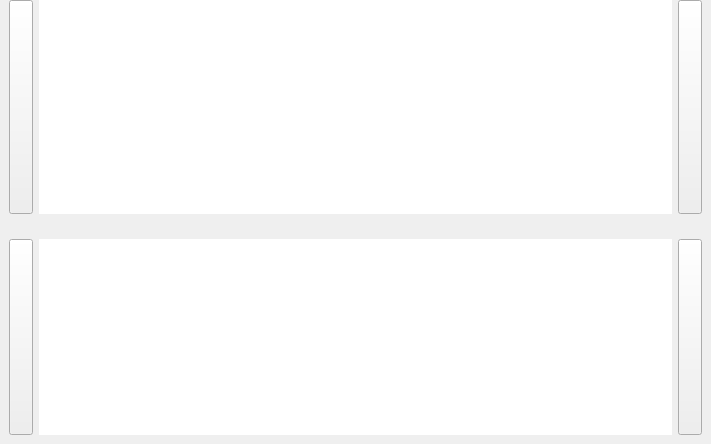
<?xml version="1.0" encoding="UTF-8"?>
<ui version="4.0">
 <class>m_OsdExtFilter</class>
 <widget class="QWidget" name="m_OsdExtFilter">
  <property name="geometry">
   <rect>
    <x>0</x>
    <y>0</y>
    <width>711</width>
    <height>444</height>
   </rect>
  </property>
  <layout class="QVBoxLayout" name="verticalLayout">
   <property name="spacing">
    <number>16</number>
   </property>
   <property name="leftMargin">
    <number>0</number>
   </property>
   <property name="topMargin">
    <number>0</number>
   </property>
   <property name="rightMargin">
    <number>0</number>
   </property>
   <property name="bottomMargin">
    <number>0</number>
   </property>
   <item>
    <widget class="COsdMediaModeContext" name="m_MediaMode" native="true">
     <property name="sizePolicy">
      <sizepolicy hsizetype="Expanding" vsizetype="Preferred">
       <horstretch>0</horstretch>
       <verstretch>0</verstretch>
      </sizepolicy>
     </property>
     <property name="palette">
      <palette>
       <active>
        <colorrole role="WindowText">
         <brush brushstyle="SolidPattern">
          <color alpha="255">
           <red>255</red>
           <green>153</green>
           <blue>51</blue>
          </color>
         </brush>
        </colorrole>
        <colorrole role="Text">
         <brush brushstyle="SolidPattern">
          <color alpha="255">
           <red>255</red>
           <green>153</green>
           <blue>51</blue>
          </color>
         </brush>
        </colorrole>
       </active>
       <inactive>
        <colorrole role="WindowText">
         <brush brushstyle="SolidPattern">
          <color alpha="255">
           <red>255</red>
           <green>153</green>
           <blue>51</blue>
          </color>
         </brush>
        </colorrole>
        <colorrole role="Text">
         <brush brushstyle="SolidPattern">
          <color alpha="255">
           <red>255</red>
           <green>153</green>
           <blue>51</blue>
          </color>
         </brush>
        </colorrole>
       </inactive>
       <disabled>
        <colorrole role="WindowText">
         <brush brushstyle="SolidPattern">
          <color alpha="255">
           <red>120</red>
           <green>120</green>
           <blue>120</blue>
          </color>
         </brush>
        </colorrole>
        <colorrole role="Text">
         <brush brushstyle="SolidPattern">
          <color alpha="255">
           <red>120</red>
           <green>120</green>
           <blue>120</blue>
          </color>
         </brush>
        </colorrole>
       </disabled>
      </palette>
     </property>
     <property name="skinBackground" stdset="0">
      <string notr="true">can_glass=&quot;0&quot; color1=&quot;0x50000000&quot; type=&quot;0&quot;</string>
     </property>
     <property name="buttonsImage" stdset="0">
      <stringlist notr="true">
       <string>img\tree\network-icon.png</string>
       <string>img\tree\network-local-icon.png</string>
       <string>img\tree\records-icon.png</string>
       <string>img\tree\network-icon.png</string>
      </stringlist>
     </property>
     <layout class="QHBoxLayout" name="horizontalLayout_2">
      <property name="topMargin">
       <number>0</number>
      </property>
      <property name="bottomMargin">
       <number>0</number>
      </property>
      <item>
       <widget class="CSkinButton" name="PANEL_UP_BUTTON_ID">
        <property name="sizePolicy">
         <sizepolicy hsizetype="Minimum" vsizetype="Minimum">
          <horstretch>0</horstretch>
          <verstretch>0</verstretch>
         </sizepolicy>
        </property>
        <property name="focusPolicy">
         <enum>Qt::NoFocus</enum>
        </property>
        <property name="text">
         <string notr="true"/>
        </property>
        <property name="autoRepeat">
         <bool>true</bool>
        </property>
        <property name="skinImage" stdset="0">
         <stringlist notr="true">
          <string>src=&quot;img\tree\panelleft.png&quot;</string>
         </stringlist>
        </property>
       </widget>
      </item>
      <item>
       <widget class="CSkinPanel" name="SkinPanel">
        <property name="sizePolicy">
         <sizepolicy hsizetype="Expanding" vsizetype="Expanding">
          <horstretch>0</horstretch>
          <verstretch>0</verstretch>
         </sizepolicy>
        </property>
        <property name="minimumSize">
         <size>
          <width>0</width>
          <height>0</height>
         </size>
        </property>
        <property name="maximumSize">
         <size>
          <width>16777215</width>
          <height>16777215</height>
         </size>
        </property>
        <property name="palette">
         <palette>
          <active>
           <colorrole role="WindowText">
            <brush brushstyle="SolidPattern">
             <color alpha="255">
              <red>255</red>
              <green>153</green>
              <blue>51</blue>
             </color>
            </brush>
           </colorrole>
          </active>
          <inactive>
           <colorrole role="WindowText">
            <brush brushstyle="SolidPattern">
             <color alpha="255">
              <red>255</red>
              <green>153</green>
              <blue>51</blue>
             </color>
            </brush>
           </colorrole>
          </inactive>
          <disabled>
           <colorrole role="WindowText">
            <brush brushstyle="SolidPattern">
             <color alpha="255">
              <red>120</red>
              <green>120</green>
              <blue>120</blue>
             </color>
            </brush>
           </colorrole>
          </disabled>
         </palette>
        </property>
        <property name="font">
         <font>
          <family>Tahoma</family>
          <pointsize>12</pointsize>
          <weight>75</weight>
          <bold>true</bold>
         </font>
        </property>
        <property name="cursor" stdset="0">
         <cursorShape>PointingHandCursor</cursorShape>
        </property>
        <property name="focusPolicy">
         <enum>Qt::NoFocus</enum>
        </property>
        <property name="frameShape">
         <enum>QFrame::NoFrame</enum>
        </property>
        <property name="frameShadow">
         <enum>QFrame::Plain</enum>
        </property>
        <property name="lineWidth">
         <number>0</number>
        </property>
        <property name="verticalScrollBarPolicy">
         <enum>Qt::ScrollBarAlwaysOff</enum>
        </property>
        <property name="horizontalScrollBarPolicy">
         <enum>Qt::ScrollBarAlwaysOff</enum>
        </property>
        <property name="editTriggers">
         <set>QAbstractItemView::NoEditTriggers</set>
        </property>
        <property name="showDropIndicator" stdset="0">
         <bool>false</bool>
        </property>
        <property name="dragEnabled">
         <bool>false</bool>
        </property>
        <property name="dragDropMode">
         <enum>QAbstractItemView::DropOnly</enum>
        </property>
        <property name="defaultDropAction">
         <enum>Qt::IgnoreAction</enum>
        </property>
        <property name="selectionMode">
         <enum>QAbstractItemView::NoSelection</enum>
        </property>
        <property name="verticalScrollMode">
         <enum>QAbstractItemView::ScrollPerPixel</enum>
        </property>
        <property name="horizontalScrollMode">
         <enum>QAbstractItemView::ScrollPerPixel</enum>
        </property>
        <property name="flow">
         <enum>QListView::LeftToRight</enum>
        </property>
        <property name="spacing">
         <number>1</number>
        </property>
        <property name="uniformItemSizes">
         <bool>true</bool>
        </property>
        <property name="skinItemSize" stdset="0">
         <size>
          <width>150</width>
          <height>30</height>
         </size>
        </property>
        <property name="skinBaseSize" stdset="0">
         <size>
          <width>0</width>
          <height>30</height>
         </size>
        </property>
        <property name="skinImage" stdset="0">
         <stringlist notr="true">
          <string>src=&quot;img\osd\mediamodeback.png&quot;</string>
          <string>src=&quot;img\osd\mediamodebackpress.png&quot;</string>
         </stringlist>
        </property>
        <property name="textRect" stdset="0">
         <rect>
          <x>30</x>
          <y>0</y>
          <width>150</width>
          <height>30</height>
         </rect>
        </property>
        <property name="textAlignment" stdset="0">
         <number>132</number>
        </property>
        <property name="glow" stdset="0">
         <string>glow=&quot;3.2&quot; color=&quot;0x901F1F40&quot;</string>
        </property>
        <property name="imgRect" stdset="0">
         <rect>
          <x>3</x>
          <y>2</y>
          <width>30</width>
          <height>30</height>
         </rect>
        </property>		
       </widget>
      </item>
      <item>
       <widget class="CSkinButton" name="PANEL_DOWN_BUTTON_ID">
        <property name="sizePolicy">
         <sizepolicy hsizetype="Minimum" vsizetype="Minimum">
          <horstretch>0</horstretch>
          <verstretch>0</verstretch>
         </sizepolicy>
        </property>
        <property name="focusPolicy">
         <enum>Qt::NoFocus</enum>
        </property>
        <property name="text">
         <string notr="true"/>
        </property>
        <property name="autoRepeat">
         <bool>true</bool>
        </property>
        <property name="skinImage" stdset="0">
         <stringlist>
          <string>src=&quot;img\tree\panelright.png&quot;</string>
         </stringlist>
        </property>
       </widget>
      </item>
     </layout>
    </widget>
   </item>
   <item>
    <widget class="COsdExtFilterContext" name="m_ExtFilter" native="true">
     <property name="sizePolicy">
      <sizepolicy hsizetype="Expanding" vsizetype="Preferred">
       <horstretch>0</horstretch>
       <verstretch>0</verstretch>
      </sizepolicy>
     </property>
     <property name="font">
      <font>
       <family>Tahoma</family>
       <pointsize>11</pointsize>
       <weight>75</weight>
       <bold>true</bold>
      </font>
     </property>
     <property name="acceptDrops">
      <bool>false</bool>
     </property>
     <property name="skinBackground" stdset="0">
      <string notr="true">can_glass=&quot;0&quot; color1=&quot;0x50000000&quot; type=&quot;0&quot;</string>
     </property>
     <property name="buttonsImage" stdset="0">
      <stringlist notr="true">
       <string>img\tree\selectall.png</string>
      </stringlist>
     </property>
     <layout class="QHBoxLayout" name="horizontalLayout">
      <item>
       <widget class="CSkinButton" name="PANEL_UP_BUTTON_ID">
        <property name="sizePolicy">
         <sizepolicy hsizetype="Minimum" vsizetype="Minimum">
          <horstretch>0</horstretch>
          <verstretch>0</verstretch>
         </sizepolicy>
        </property>
        <property name="focusPolicy">
         <enum>Qt::NoFocus</enum>
        </property>
        <property name="contextMenuPolicy">
         <enum>Qt::CustomContextMenu</enum>
        </property>
        <property name="text">
         <string notr="true"/>
        </property>
        <property name="autoRepeat">
         <bool>true</bool>
        </property>
        <property name="skinImage" stdset="0">
         <stringlist>
          <string>src=&quot;img\tree\panelleft.png&quot;</string>
         </stringlist>
        </property>
       </widget>
      </item>
      <item>
       <widget class="CSkinPanel" name="SkinPanel">
        <property name="sizePolicy">
         <sizepolicy hsizetype="Expanding" vsizetype="Expanding">
          <horstretch>0</horstretch>
          <verstretch>0</verstretch>
         </sizepolicy>
        </property>
        <property name="palette">
         <palette>
          <active>
           <colorrole role="WindowText">
            <brush brushstyle="SolidPattern">
             <color alpha="255">
              <red>248</red>
              <green>248</green>
              <blue>248</blue>
             </color>
            </brush>
           </colorrole>
           <colorrole role="Text">
            <brush brushstyle="SolidPattern">
             <color alpha="255">
              <red>247</red>
              <green>247</green>
              <blue>247</blue>
             </color>
            </brush>
           </colorrole>
          </active>
          <inactive>
           <colorrole role="WindowText">
            <brush brushstyle="SolidPattern">
             <color alpha="255">
              <red>248</red>
              <green>248</green>
              <blue>248</blue>
             </color>
            </brush>
           </colorrole>
           <colorrole role="Text">
            <brush brushstyle="SolidPattern">
             <color alpha="255">
              <red>247</red>
              <green>247</green>
              <blue>247</blue>
             </color>
            </brush>
           </colorrole>
          </inactive>
          <disabled>
           <colorrole role="WindowText">
            <brush brushstyle="SolidPattern">
             <color alpha="255">
              <red>120</red>
              <green>120</green>
              <blue>120</blue>
             </color>
            </brush>
           </colorrole>
           <colorrole role="Text">
            <brush brushstyle="SolidPattern">
             <color alpha="255">
              <red>120</red>
              <green>120</green>
              <blue>120</blue>
             </color>
            </brush>
           </colorrole>
          </disabled>
         </palette>
        </property>
        <property name="font">
         <font>
          <family>Tahoma</family>
          <pointsize>11</pointsize>
          <weight>75</weight>
          <bold>true</bold>
          <stylestrategy>PreferAntialias</stylestrategy>
         </font>
        </property>
        <property name="focusPolicy">
         <enum>Qt::NoFocus</enum>
        </property>
        <property name="acceptDrops">
         <bool>true</bool>
        </property>
        <property name="frameShape">
         <enum>QFrame::NoFrame</enum>
        </property>
        <property name="frameShadow">
         <enum>QFrame::Plain</enum>
        </property>
        <property name="lineWidth">
         <number>0</number>
        </property>
        <property name="verticalScrollBarPolicy">
         <enum>Qt::ScrollBarAlwaysOff</enum>
        </property>
        <property name="horizontalScrollBarPolicy">
         <enum>Qt::ScrollBarAlwaysOff</enum>
        </property>
        <property name="autoScroll">
         <bool>true</bool>
        </property>
        <property name="editTriggers">
         <set>QAbstractItemView::NoEditTriggers</set>
        </property>
        <property name="showDropIndicator" stdset="0">
         <bool>true</bool>
        </property>
        <property name="dragEnabled">
         <bool>true</bool>
        </property>
        <property name="dragDropMode">
         <enum>QAbstractItemView::DragDrop</enum>
        </property>
        <property name="defaultDropAction">
         <enum>Qt::IgnoreAction</enum>
        </property>
        <property name="selectionMode">
         <enum>QAbstractItemView::SingleSelection</enum>
        </property>
        <property name="textElideMode">
         <enum>Qt::ElideNone</enum>
        </property>
        <property name="verticalScrollMode">
         <enum>QAbstractItemView::ScrollPerPixel</enum>
        </property>
        <property name="horizontalScrollMode">
         <enum>QAbstractItemView::ScrollPerPixel</enum>
        </property>
        <property name="flow">
         <enum>QListView::LeftToRight</enum>
        </property>
        <property name="uniformItemSizes">
         <bool>true</bool>
        </property>
        <property name="selectionRectVisible">
         <bool>false</bool>
        </property>
        <property name="skinItemSize" stdset="0">
         <size>
          <width>82</width>
          <height>102</height>
         </size>
        </property>
        <property name="skinBaseSize" stdset="0">
         <size>
          <width>0</width>
          <height>102</height>
         </size>
        </property>
        <property name="skinImage" stdset="0">
         <stringlist notr="true">
          <string>src=&quot;img\tree\treeleftside2.png&quot;</string>
          <string>src=&quot;img\tree\treeleftsidepress2.png&quot;</string>
         </stringlist>
        </property>
        <property name="textRect" stdset="0">
         <rect>
          <x>0</x>
          <y>78</y>
          <width>82</width>
          <height>32</height>
         </rect>
        </property>
        <property name="textAlignment" stdset="0">
         <number>132</number>
        </property>
        <property name="glow" stdset="0">
         <string notr="true">glow=&quot;3.2&quot; color=&quot;0x901F1F40&quot;</string>
        </property>
        <property name="extTextRect" stdset="0">
         <rect>
          <x>0</x>
          <y>57</y>
          <width>72</width>
          <height>16</height>
         </rect>
        </property>
        <property name="extTextColor" stdset="0">
         <color alpha="176">
          <red>240</red>
          <green>240</green>
          <blue>240</blue>
         </color>
        </property>
        <property name="glowExtText" stdset="0">
         <string>glow=&quot;4&quot; color=&quot;0xC0101010&quot; samples=&quot;3&quot; indent=&quot;0&quot;</string>
        </property>
        <property name="extTextAlignment" stdset="0">
         <number>2</number>
        </property>
        <property name="extTextFont" stdset="0">
         <font>
          <family>Tahoma</family>
          <pointsize>11</pointsize>
          <weight>50</weight>
          <bold>false</bold>
          <stylestrategy>PreferAntialias</stylestrategy>
         </font>
        </property>
        <property name="imgRect" stdset="0">
         <rect>
          <x>8</x>
          <y>8</y>
          <width>60</width>
          <height>60</height>
         </rect>
        </property>
		<property name="imageOverlay" stdset="0">
			<string notr="true">img/tree/treeleftsideOverlay.png</string>
		</property>
       </widget>
      </item>
      <item>
       <widget class="CSkinButton" name="PANEL_DOWN_BUTTON_ID">
        <property name="sizePolicy">
         <sizepolicy hsizetype="Minimum" vsizetype="Minimum">
          <horstretch>0</horstretch>
          <verstretch>0</verstretch>
         </sizepolicy>
        </property>
        <property name="focusPolicy">
         <enum>Qt::NoFocus</enum>
        </property>
        <property name="text">
         <string notr="true"/>
        </property>
        <property name="autoRepeat">
         <bool>true</bool>
        </property>
        <property name="skinImage" stdset="0">
         <stringlist>
          <string>src=&quot;img\tree\panelright.png&quot;</string>
         </stringlist>
        </property>
       </widget>
      </item>
     </layout>
    </widget>
   </item>
  </layout>
 </widget>
 <customwidgets>
  <customwidget>
   <class>CSkinButton</class>
   <extends>QToolButton</extends>
   <header>skinbutton.h</header>
  </customwidget>
  <customwidget>
   <class>CSkinPanel</class>
   <extends>QListView</extends>
   <header>SkinPanel.h</header>
  </customwidget>
  <customwidget>
   <class>COsdExtFilterContext</class>
   <extends>QWidget</extends>
   <header>OsdExtFilterContext.h</header>
   <container>1</container>
  </customwidget>
  <customwidget>
   <class>COsdMediaModeContext</class>
   <extends>QWidget</extends>
   <header>OsdMediaModeContext.h</header>
   <container>1</container>
  </customwidget>
 </customwidgets>
 <resources/>
 <connections/>
</ui>
